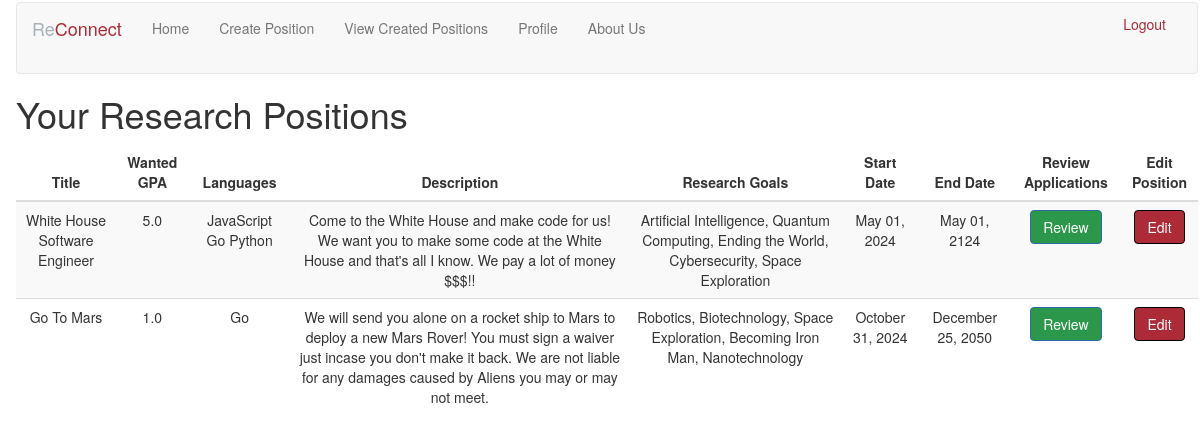
The app's page /profile/created (signed in) with its own data.
### app/Model/models.py (models this page shows, shortened)
class ResearchPosition(db.Model):
    id = db.Column(db.Integer, primary_key=True)
    title = db.Column(db.String(30), unique=True)
    wantedGPA = db.Column(db.Float)
    languages = db.Column(db.String(150))
    description = db.Column(db.String(1500))
    researchGoals = db.Column(db.String(1500))
    startDate = db.Column(db.DateTime)
    endDate = db.Column(db.DateTime)
    timeCommitment = db.Column(db.Integer)
    faculty = db.Column(db.Integer, db.ForeignKey("faculty.id"))
    languages = db.relationship(
        "ProgrammingLanguage",
        secondary=positionLanguages,
        primaryjoin=(positionLanguages.c.position_id == id),
        backref=db.backref("positionLanguages", lazy="dynamic"),
        lazy="dynamic",
    )
    students_application = db.relationship(
        "Applications", back_populates="enrolled_position"
    )
    researchFields = db.relationship("PositionField", back_populates="position")

class ProgrammingLanguage(db.Model):
    id = db.Column(db.Integer, primary_key=True)
    title = db.Column(db.String(30))
    student_proficient = db.relationship(
        "Student",
        secondary=studentLanguages,
        primaryjoin=(studentLanguages.c.language_id == id),
        backref=db.backref("studentLanguages", lazy="dynamic"),
        lazy="dynamic",
    )
    position_required_by = db.relationship(
        "ResearchPosition",
        secondary=positionLanguages,
        primaryjoin=(positionLanguages.c.language_id == id),
        backref=db.backref("positionLanguages", lazy="dynamic"),
        lazy="dynamic",
    )

### app/Controller/routes.py (the view)
@routes_blueprint.route("/profile/created", methods=["GET", "POST"])
@login_required
def view_created():
    if current_user.user_type != "Faculty":
        flash("Only faculty can view their created positions!")
        return redirect(url_for("routes.index"))
    positions = ResearchPosition.query.filter_by(faculty=current_user.id).all()
    return render_template(
        "view_created.html", title="Your Positions", positions=positions
    )

### agileApp.py (called while the page is built, shortened)
@app.before_request
def initDB(*args, **kwargs):
    if app._got_first_request:
        db.create_all()

### app/Model/models.py (called while the page is built)
@login.user_loader
def load_user(id):
    student = Student.query.filter_by(id=id).first()
    if student:
        return student
    faculty = Faculty.query.filter_by(id=id).first()
    if faculty:
        return faculty
    return None

### app/View/templates/view_created.html (shortened to what this page needs)
{% extends "base.html" %} {% block content %}
<h1>Your Research Positions</h1>
<table class="table table-striped">
    <thead>
        <tr>
            <th style="text-align: center">Title</th>
            <th style="text-align: center">Wanted GPA</th>
            <th style="text-align: center">Languages</th>
            <th style="text-align: center">Description</th>
            <th style="text-align: center">Research Goals</th>
            <th style="text-align: center">Start Date</th>
            <th style="text-align: center">End Date</th>
            <th style="text-align: center">Review Applications</th>
            <th style="text-align: center">Edit Position</th>
        </tr>
    </thead>
    <tbody style="text-align: center">
        {% for position in positions %}
        <tr>
            <td>{{ position.title }}</td>
            <td>{{ position.wantedGPA }}</td>
            <td>
                {% for language in position.languages %} {{ language.title }} {%
                endfor %}
            </td>
            <td>{{ position.description }}</td>
            <td>{{ position.researchGoals[1:-1] }}</td>
            <td>{{ position.startDate.strftime('%B %d, %Y') }}</td>
            <td>{{ position.endDate.strftime('%B %d, %Y') }}</td>
            <td>
                <a
                    href="{{ url_for('routes.review_applications', position_id=position.id) }}"
                    class="btn btn-primary btn-custom-apply"
                    >Review</a
                >
            </td>
            <td>
                <a
                    href="{{ url_for('routes.edit_position', position_id=position.id) }}"
                    class="btn btn-primary btn-custom"
                    >Edit</a
                >
            </td>
        </tr>
        {% endfor %}
    </tbody>
    {% endblock %}

### app/View/static/css/main.css (style rules this page uses)
body { margin: 1px 1px 1px 15px; padding: 1px; }
.btn-custom { background-color: #ac2b37; border: 1px solid #000000; }
.btn-custom-apply { background-color: #2b974a; }

### records on screen
ResearchPosition: title "White House Software Engineer", wantedGPA "5.0", description "Come to the White House and make code for us! We want you to make some code at the White House and that's all I know. We pay a lot of money $$$!!", researchGoals "Artificial Intelligence, Quantum Computing, Ending the World, Cybersecurity, Space Exploration", startDate "May 01, 2024", endDate "May 01, 2124"
ProgrammingLanguage: title "JavaScript"
ProgrammingLanguage: title "Go"
ProgrammingLanguage: title "Python"
ResearchPosition: title "Go To Mars", wantedGPA "1.0", description "We will send you alone on a rocket ship to Mars to deploy a new Mars Rover! You must sign a waiver just incase you don't make it back. We are not liable for any damages caused by Aliens you may or may not meet.", researchGoals "Robotics, Biotechnology, Space Exploration, Becoming Iron Man, Nanotechnology", startDate "October 31, 2024", endDate "December 25, 2050"
